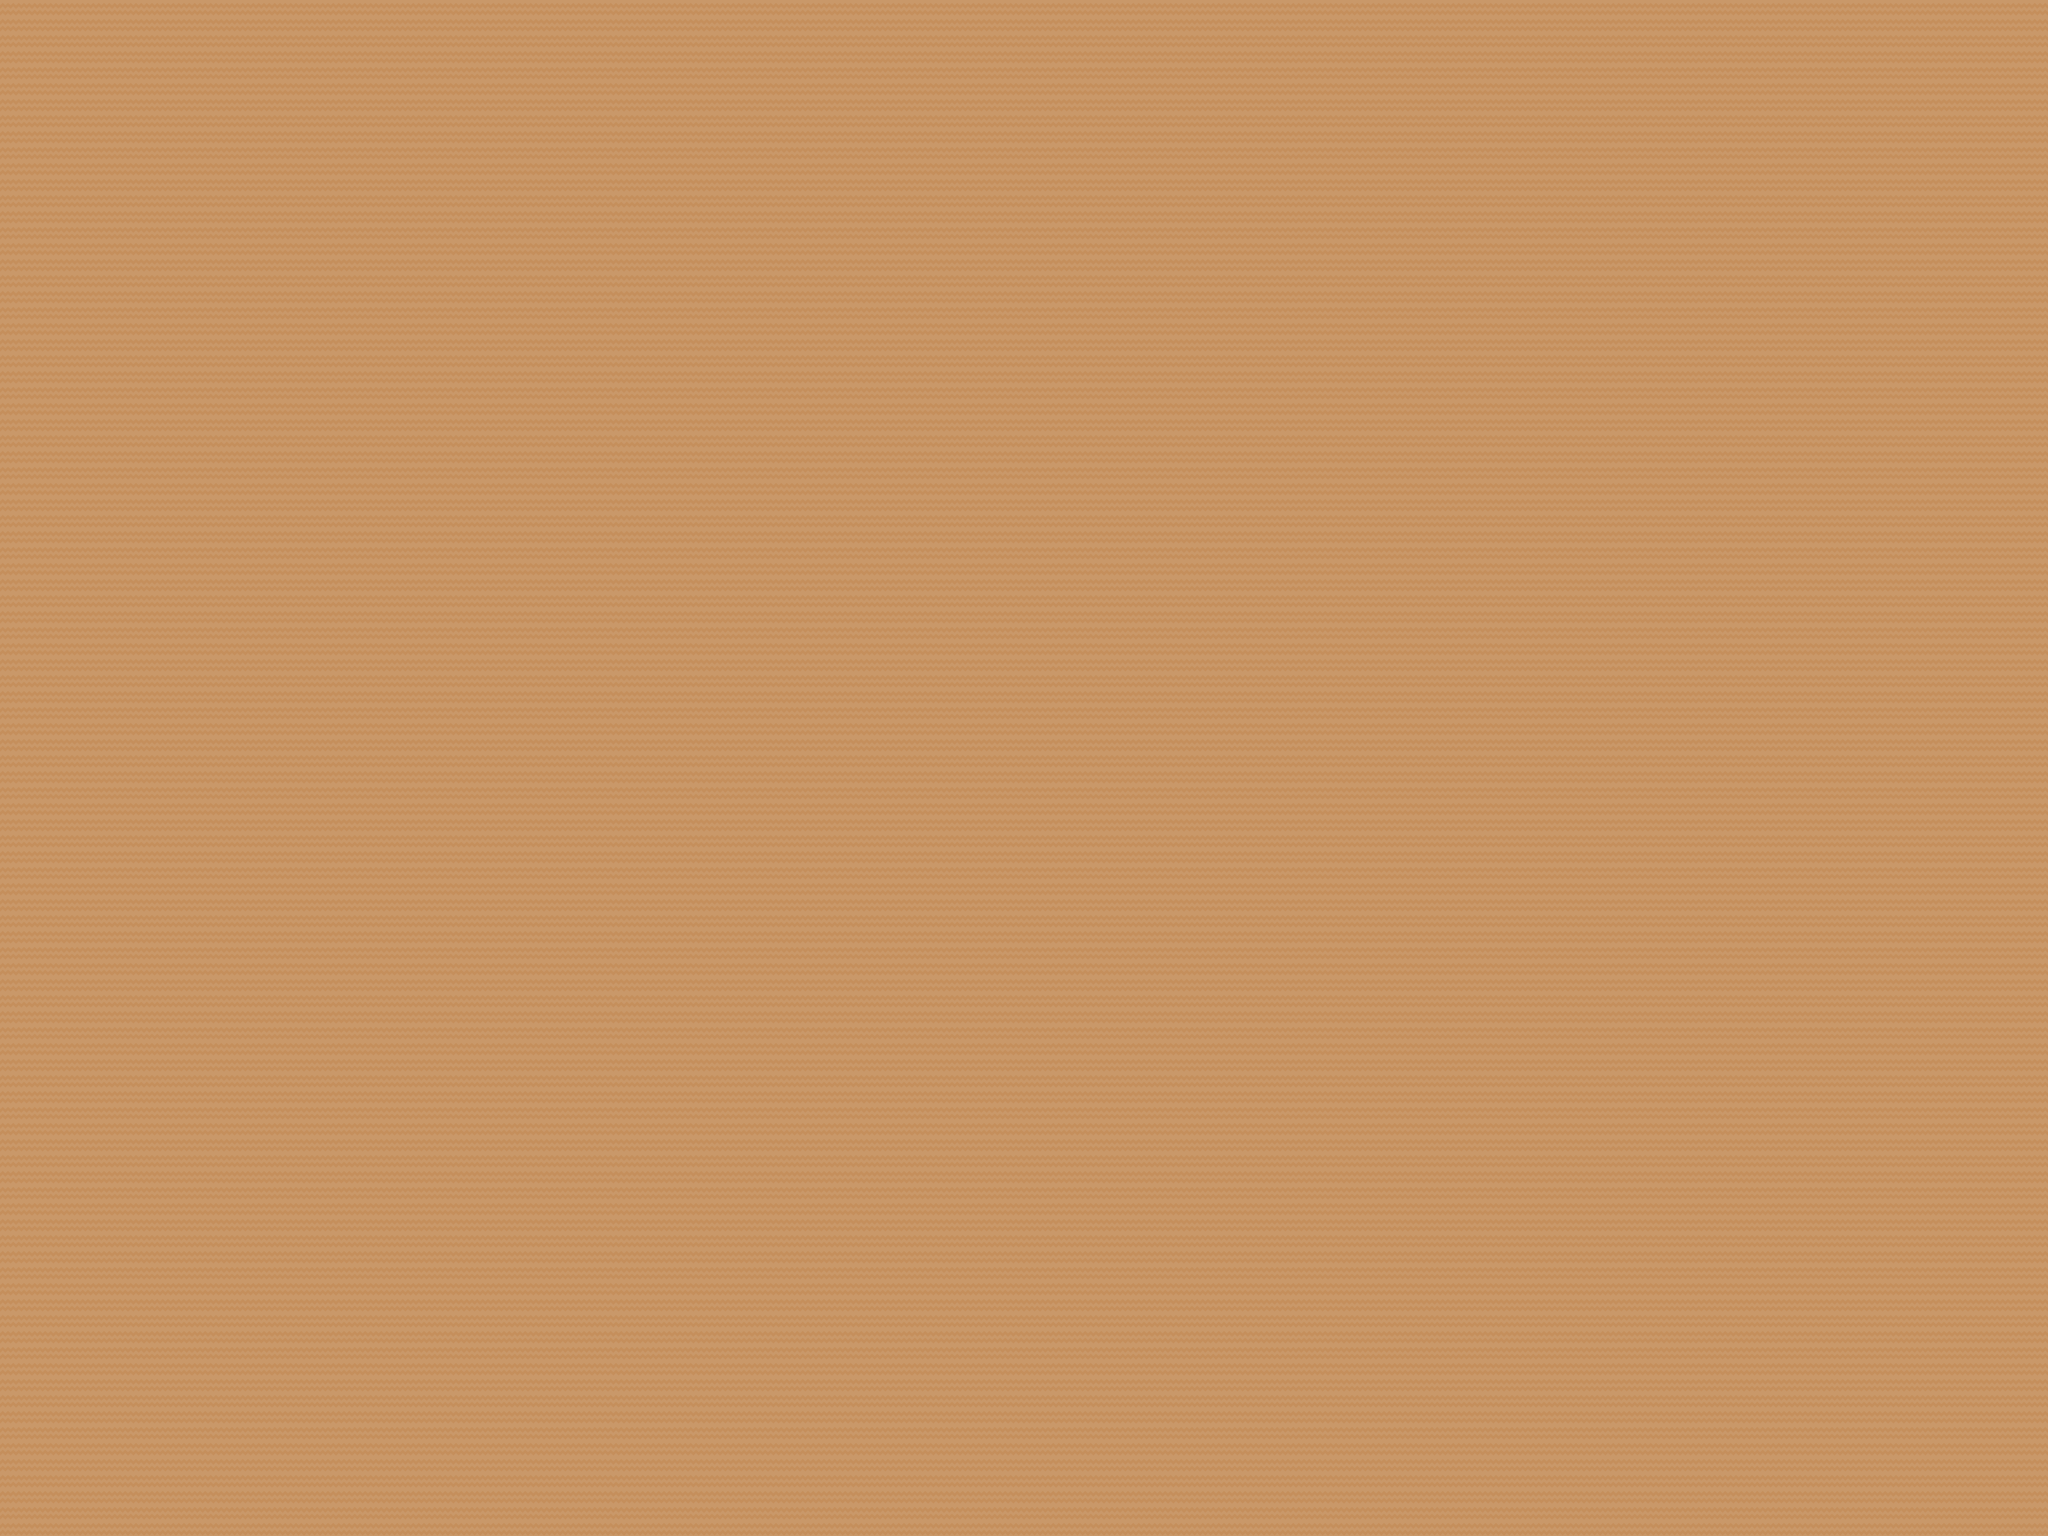

Rendered tile map (Tiled .tmx) drawn with the repository's tilesets; below, a short description and the map source with its tile grids summarised:
An orthogonal 128x96 tile map with 32x32 px tiles, 1 tile layer (Tile Layer 1).

<map version="1.0" orientation="orthogonal" width="128" height="96" tilewidth="32" tileheight="32">
 <tileset firstgid="1" name="tileset" tilewidth="32" tileheight="32">
  <image source="tileset.png" width="224" height="128" />
 </tileset>
 <layer name="Tile Layer 1" width="128" height="96">
  <data>[12288 cells, 12288 non-empty, 1 distinct tile ids]</data>
 </layer>
</map>
